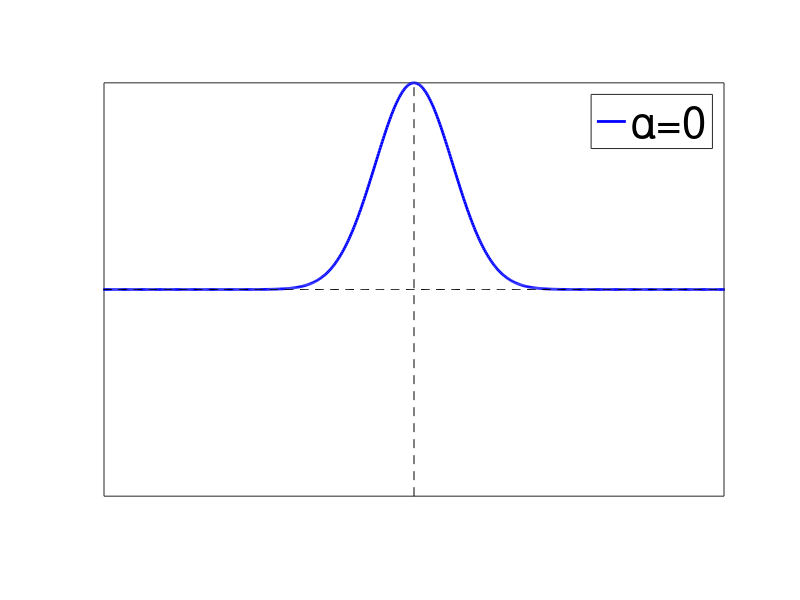
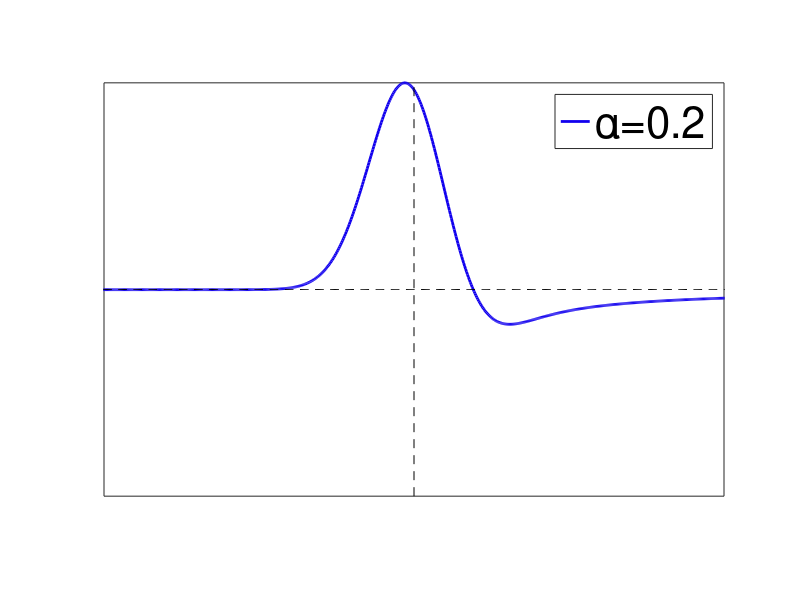
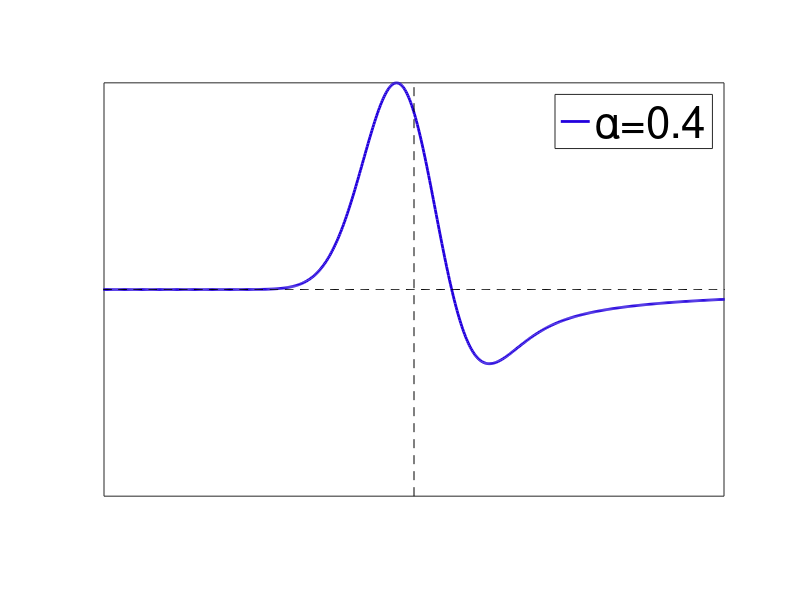
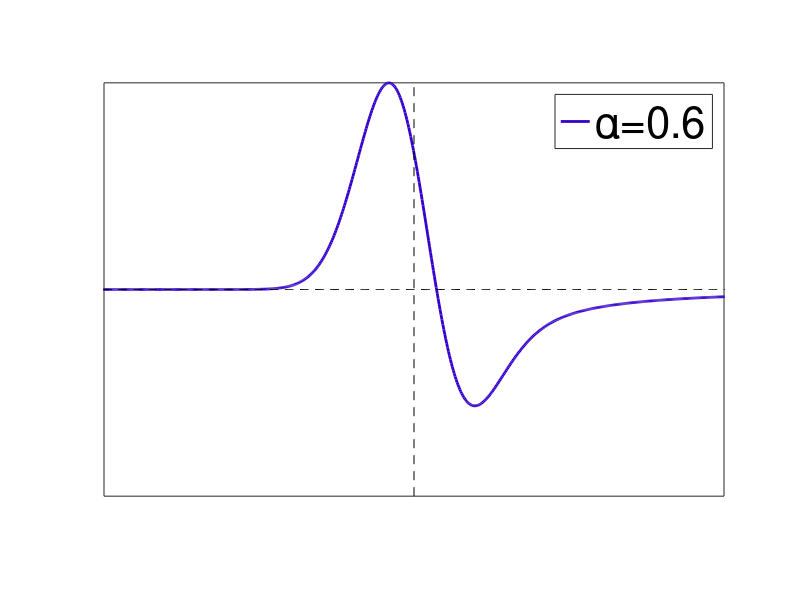

Write MATLAB code to recreate these figures, in order.
%%
% Test for the fractional derivative of some input function.

rep = 'results/';
[~,~] = mkdir(rep);

SetAR = @(ar)set(gca, 'PlotBoxAspectRatio', [1 ar 1]);
SetTickOff = @()set(gca, 'XTick',[], 'YTick',[]);


N = 2048*8*2;
t = [0:N/2,-N/2+1:-1]'/N;
x = linspace(-1,1,N)';

s = .01/4;
f = exp(-x.^2/(2*s^2));

kappa = @(a)(1i)^a * sign(t).*abs(t).^a;
kappa = @(a)(1i*t).^a;
fracD = @(f,a)real( ifft( fft(f) .* kappa(a) ) );

Q = @(x)x/max(abs(x));

a = 2;

alist = (0:15)*.2;

for i=1:length(alist)
    c=(i-1)/(length(alist)-1);
    a = alist(i);
    clf; hold on;
    plot(x,Q(fracD(f,a)), 'LineWidth', 2, 'Color', [c 0 1-c]);
    plot(x,x*0, 'k--');
    plot([0 0],[-1 1], 'k--');
    axis tight;
    axis([-8*s 8*s -1 1]);
    box on;
    SetAR(2/3);
    SetTickOff();
    legend(['\alpha=' num2str(a)]);
    set(gca, 'FontSize', 35);
    saveas(gcf, [rep 'fracder-' num2str(i) '.eps' ], 'epsc');
end


clf; hold on;
    plot(x,x*0, 'k--');
    plot([0 0],[-1 1], 'k--');
for i=1:length(alist)
    c=(i-1)/(length(alist)-1);
    a = alist(i);
    plot(x,Q(fracD(f,a)), 'LineWidth', 2, 'Color', [c 0 1-c]);
    axis tight;
    axis([-8*s 8*s -1 1]);
    box on;
    SetAR(2/3);
    SetTickOff();
    % legend(['\alpha=' num2str(a)]);
    set(gca, 'FontSize', 35);
end
    saveas(gcf, [rep 'fracder-all.eps' ], 'epsc');
